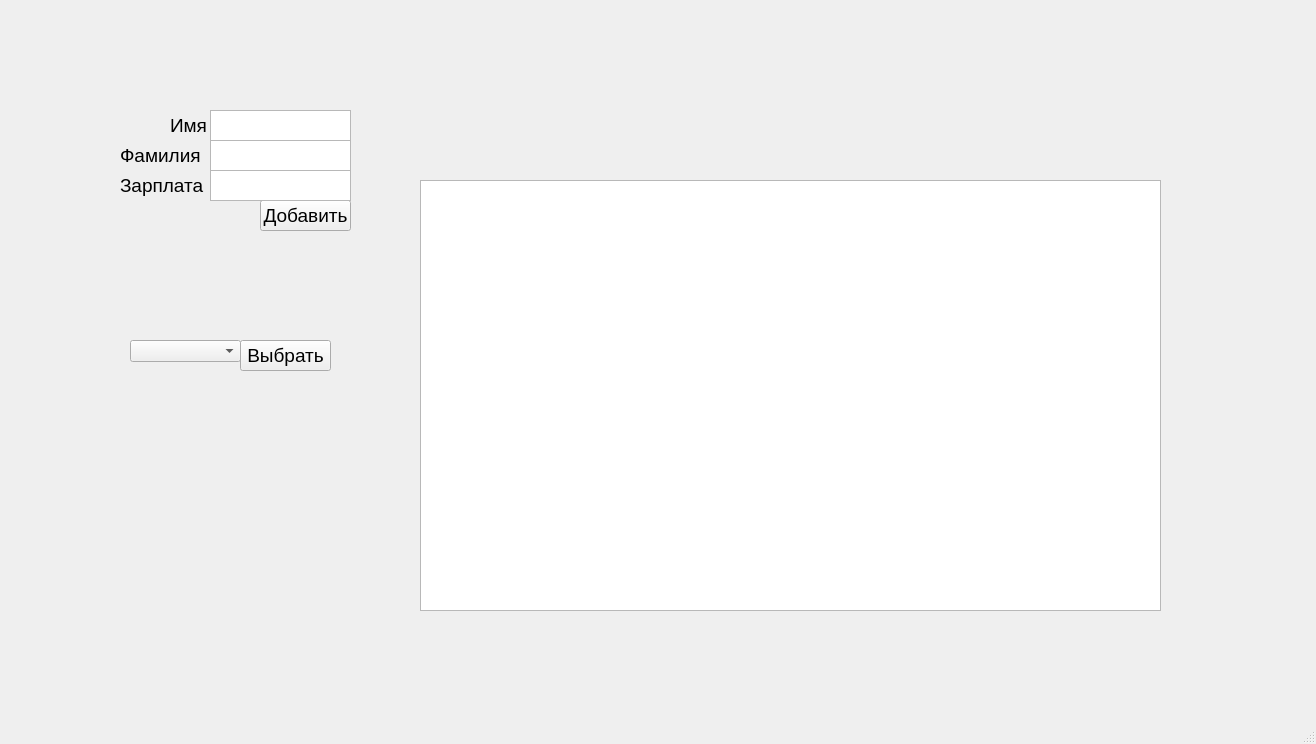
<?xml version="1.0" encoding="UTF-8"?>
<ui version="4.0">
 <class>MainWindow</class>
 <widget class="QMainWindow" name="MainWindow">
  <property name="geometry">
   <rect>
    <x>0</x>
    <y>0</y>
    <width>1316</width>
    <height>744</height>
   </rect>
  </property>
  <property name="windowTitle">
   <string>MainWindow</string>
  </property>
  <widget class="QWidget" name="centralwidget">
   <widget class="QPushButton" name="btnAdd">
    <property name="geometry">
     <rect>
      <x>260</x>
      <y>200</y>
      <width>91</width>
      <height>31</height>
     </rect>
    </property>
    <property name="font">
     <font>
      <pointsize>14</pointsize>
     </font>
    </property>
    <property name="text">
     <string>Добавить</string>
    </property>
   </widget>
   <widget class="QLabel" name="salary">
    <property name="geometry">
     <rect>
      <x>120</x>
      <y>170</y>
      <width>91</width>
      <height>31</height>
     </rect>
    </property>
    <property name="font">
     <font>
      <pointsize>14</pointsize>
     </font>
    </property>
    <property name="text">
     <string>Зарплата</string>
    </property>
   </widget>
   <widget class="QLabel" name="SecondName">
    <property name="geometry">
     <rect>
      <x>120</x>
      <y>140</y>
      <width>91</width>
      <height>31</height>
     </rect>
    </property>
    <property name="font">
     <font>
      <pointsize>14</pointsize>
     </font>
    </property>
    <property name="text">
     <string>Фамилия</string>
    </property>
   </widget>
   <widget class="QTableWidget" name="table">
    <property name="geometry">
     <rect>
      <x>420</x>
      <y>180</y>
      <width>741</width>
      <height>431</height>
     </rect>
    </property>
   </widget>
   <widget class="QTextEdit" name="textEditSecondName">
    <property name="geometry">
     <rect>
      <x>210</x>
      <y>140</y>
      <width>141</width>
      <height>31</height>
     </rect>
    </property>
    <property name="font">
     <font>
      <pointsize>14</pointsize>
     </font>
    </property>
    <property name="verticalScrollBarPolicy">
     <enum>Qt::ScrollBarAlwaysOff</enum>
    </property>
    <property name="horizontalScrollBarPolicy">
     <enum>Qt::ScrollBarAlwaysOff</enum>
    </property>
    <property name="html">
     <string>&lt;!DOCTYPE HTML PUBLIC &quot;-//W3C//DTD HTML 4.0//EN&quot; &quot;http://www.w3.org/TR/REC-html40/strict.dtd&quot;&gt;
&lt;html&gt;&lt;head&gt;&lt;meta name=&quot;qrichtext&quot; content=&quot;1&quot; /&gt;&lt;style type=&quot;text/css&quot;&gt;
p, li { white-space: pre-wrap; }
&lt;/style&gt;&lt;/head&gt;&lt;body style=&quot; font-family:'MS Shell Dlg 2'; font-size:14pt; font-weight:400; font-style:normal;&quot;&gt;
&lt;p style=&quot;-qt-paragraph-type:empty; margin-top:0px; margin-bottom:0px; margin-left:0px; margin-right:0px; -qt-block-indent:0; text-indent:0px; font-size:8.25pt;&quot;&gt;&lt;br /&gt;&lt;/p&gt;&lt;/body&gt;&lt;/html&gt;</string>
    </property>
   </widget>
   <widget class="QComboBox" name="sortedType">
    <property name="geometry">
     <rect>
      <x>130</x>
      <y>340</y>
      <width>111</width>
      <height>22</height>
     </rect>
    </property>
   </widget>
   <widget class="QLabel" name="firstName">
    <property name="geometry">
     <rect>
      <x>170</x>
      <y>110</y>
      <width>41</width>
      <height>31</height>
     </rect>
    </property>
    <property name="font">
     <font>
      <pointsize>14</pointsize>
     </font>
    </property>
    <property name="text">
     <string>Имя</string>
    </property>
   </widget>
   <widget class="QTextEdit" name="textEditName">
    <property name="geometry">
     <rect>
      <x>210</x>
      <y>110</y>
      <width>141</width>
      <height>31</height>
     </rect>
    </property>
    <property name="font">
     <font>
      <pointsize>14</pointsize>
     </font>
    </property>
    <property name="verticalScrollBarPolicy">
     <enum>Qt::ScrollBarAlwaysOff</enum>
    </property>
    <property name="horizontalScrollBarPolicy">
     <enum>Qt::ScrollBarAlwaysOff</enum>
    </property>
    <property name="html">
     <string>&lt;!DOCTYPE HTML PUBLIC &quot;-//W3C//DTD HTML 4.0//EN&quot; &quot;http://www.w3.org/TR/REC-html40/strict.dtd&quot;&gt;
&lt;html&gt;&lt;head&gt;&lt;meta name=&quot;qrichtext&quot; content=&quot;1&quot; /&gt;&lt;style type=&quot;text/css&quot;&gt;
p, li { white-space: pre-wrap; }
&lt;/style&gt;&lt;/head&gt;&lt;body style=&quot; font-family:'MS Shell Dlg 2'; font-size:14pt; font-weight:400; font-style:normal;&quot;&gt;
&lt;p style=&quot;-qt-paragraph-type:empty; margin-top:0px; margin-bottom:0px; margin-left:0px; margin-right:0px; -qt-block-indent:0; text-indent:0px; font-size:8.25pt;&quot;&gt;&lt;br /&gt;&lt;/p&gt;&lt;/body&gt;&lt;/html&gt;</string>
    </property>
   </widget>
   <widget class="QPushButton" name="pushButton">
    <property name="geometry">
     <rect>
      <x>240</x>
      <y>340</y>
      <width>91</width>
      <height>31</height>
     </rect>
    </property>
    <property name="font">
     <font>
      <pointsize>14</pointsize>
     </font>
    </property>
    <property name="text">
     <string>Выбрать</string>
    </property>
   </widget>
   <widget class="QTextEdit" name="textEditSalary">
    <property name="geometry">
     <rect>
      <x>210</x>
      <y>170</y>
      <width>141</width>
      <height>31</height>
     </rect>
    </property>
    <property name="font">
     <font>
      <pointsize>14</pointsize>
     </font>
    </property>
    <property name="verticalScrollBarPolicy">
     <enum>Qt::ScrollBarAlwaysOff</enum>
    </property>
    <property name="horizontalScrollBarPolicy">
     <enum>Qt::ScrollBarAlwaysOff</enum>
    </property>
    <property name="html">
     <string>&lt;!DOCTYPE HTML PUBLIC &quot;-//W3C//DTD HTML 4.0//EN&quot; &quot;http://www.w3.org/TR/REC-html40/strict.dtd&quot;&gt;
&lt;html&gt;&lt;head&gt;&lt;meta name=&quot;qrichtext&quot; content=&quot;1&quot; /&gt;&lt;style type=&quot;text/css&quot;&gt;
p, li { white-space: pre-wrap; }
&lt;/style&gt;&lt;/head&gt;&lt;body style=&quot; font-family:'MS Shell Dlg 2'; font-size:14pt; font-weight:400; font-style:normal;&quot;&gt;
&lt;p style=&quot;-qt-paragraph-type:empty; margin-top:0px; margin-bottom:0px; margin-left:0px; margin-right:0px; -qt-block-indent:0; text-indent:0px; font-size:8.25pt;&quot;&gt;&lt;br /&gt;&lt;/p&gt;&lt;/body&gt;&lt;/html&gt;</string>
    </property>
   </widget>
  </widget>
  <widget class="QMenuBar" name="menubar">
   <property name="geometry">
    <rect>
     <x>0</x>
     <y>0</y>
     <width>1316</width>
     <height>20</height>
    </rect>
   </property>
  </widget>
  <widget class="QStatusBar" name="statusbar"/>
 </widget>
 <resources/>
 <connections/>
</ui>
